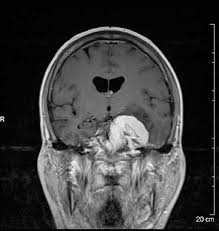
#> input picture Image Tampering/temp_deep_image.jpg, 219 x 231 px
$ python quality_based_detector.py temp_deep_image.jpg   (older library calls are emulated)
#> lines starting #> are read from the running program, lines starting #| are printed output that depends on the picture
import cv2
import numpy as np
import os
from PIL import Image, ImageFilter
import json
from sklearn.preprocessing import StandardScaler
import warnings
warnings.filterwarnings('ignore')

class QualityBasedTamperingDetector:
    def __init__(self):
        self.results = {}

    def load_image(self, image_path):
        """Load image using multiple methods for robustness"""
        try:
            # Try with OpenCV
            img_cv = cv2.imread(image_path)
            if img_cv is not None:
                img_cv = cv2.cvtColor(img_cv, cv2.COLOR_BGR2RGB)

            # Try with PIL
            img_pil = Image.open(image_path)
            img_pil_array = np.array(img_pil.convert('RGB'))

            return img_cv if img_cv is not None else img_pil_array
        except Exception as e:
            print(f"Error loading image: {e}")
            return None

    def calculate_blur_metric(self, image):
        """Calculate blur level using Laplacian variance"""
        if len(image.shape) == 3:
            gray = cv2.cvtColor(image, cv2.COLOR_RGB2GRAY)
        else:
            gray = image.copy()

        # Calculate Laplacian variance (measure of blur)
        laplacian_var = cv2.Laplacian(gray, cv2.CV_64F).var()

        # Normalize blur score (higher = less blur, lower = more blur)
        blur_score = min(laplacian_var / 500.0, 1.0)  # Normalize to 0-1

        return blur_score, laplacian_var

    def calculate_sharpness_metric(self, image):
        """Calculate image sharpness using gradient magnitude"""
        if len(image.shape) == 3:
            gray = cv2.cvtColor(image, cv2.COLOR_RGB2GRAY)
        else:
            gray = image.copy()

        # Calculate gradients
        grad_x = cv2.Sobel(gray, cv2.CV_64F, 1, 0, ksize=3)
        grad_y = cv2.Sobel(gray, cv2.CV_64F, 0, 1, ksize=3)

        # Calculate gradient magnitude
        gradient_magnitude = np.sqrt(grad_x**2 + grad_y**2)
        sharpness = np.mean(gradient_magnitude)

        # Normalize sharpness score
        sharpness_score = min(sharpness / 50.0, 1.0)  # Normalize to 0-1

        return sharpness_score, sharpness

    def calculate_noise_level(self, image):
        """Calculate noise level in the image"""
        if len(image.shape) == 3:
            gray = cv2.cvtColor(image, cv2.COLOR_RGB2GRAY)
        else:
            gray = image.copy()

        # Apply noise extraction filter
        kernel = np.array([[-1, -1, -1], [-1, 8, -1], [-1, -1, -1]])
        noise = cv2.filter2D(gray, -1, kernel)

        # Calculate noise level
        noise_level = np.std(noise)

        # Normalize noise score (higher noise = more likely tampered)
        noise_score = min(noise_level / 30.0, 1.0)

        return noise_score, noise_level

    def calculate_compression_quality(self, image):
        """Estimate JPEG compression quality"""
        if len(image.shape) == 3:
            gray = cv2.cvtColor(image, cv2.COLOR_RGB2GRAY)
        else:
            gray = image.copy()

        # Analyze 8x8 DCT blocks for compression artifacts
        h, w = gray.shape
        block_variances = []

        for i in range(0, h - 8, 8):
            for j in range(0, w - 8, 8):
                block = gray[i:i+8, j:j+8].astype(np.float32)
                dct_block = cv2.dct(block)

                # Calculate high-frequency energy (compression artifacts)
                high_freq_energy = np.sum(np.abs(dct_block[4:, 4:]))
                block_variances.append(high_freq_energy)

        if block_variances:
            compression_artifacts = np.std(block_variances)
            # Normalize compression score (higher artifacts = lower quality)
            compression_score = max(0, 1 - (compression_artifacts / 100.0))
        else:
            compression_score = 0.5

        return compression_score, compression_artifacts if block_variances else 0

    def calculate_resolution_quality(self, image):
        """Calculate resolution-based quality metrics"""
        height, width = image.shape[:2]
        total_pixels = height * width

        # Define quality thresholds
        if total_pixels >= 2073600:  # 1920x1080 or higher
            resolution_score = 1.0
            resolution_category = "High Resolution (HD+)"
        elif total_pixels >= 921600:  # 1280x720
            resolution_score = 0.8
            resolution_category = "Medium Resolution (HD)"
        elif total_pixels >= 307200:  # 640x480
            resolution_score = 0.6
            resolution_category = "Standard Resolution"
        else:
            resolution_score = 0.3
            resolution_category = "Low Resolution"

        return resolution_score, resolution_category, (width, height)

    def calculate_color_quality(self, image):
        """Calculate color distribution quality"""
        if len(image.shape) != 3:
            return 0.5, "Grayscale"

        # Calculate color variance across channels
        color_vars = []
        for channel in range(3):
            var = np.var(image[:, :, channel])
            color_vars.append(var)

        # Good color distribution should have reasonable variance
        avg_color_var = np.mean(color_vars)
        color_score = min(avg_color_var / 2000.0, 1.0)

        # Check for color consistency
        color_consistency = 1.0 - (np.std(color_vars) / max(np.mean(color_vars), 1))

        return color_score, color_consistency

    def analyze_image_quality(self, image_path):
        """Main analysis function focusing on image quality"""
        print(f"Analyzing image quality: {image_path}")

        image = self.load_image(image_path)
        if image is None:
            return {"error": "Could not load image"}

        # Calculate various quality metrics
        blur_score, blur_value = self.calculate_blur_metric(image)
        sharpness_score, sharpness_value = self.calculate_sharpness_metric(image)
        noise_score, noise_value = self.calculate_noise_level(image)
        compression_score, compression_artifacts = self.calculate_compression_quality(image)
        resolution_score, resolution_category, dimensions = self.calculate_resolution_quality(image)
        color_score, color_consistency = self.calculate_color_quality(image)

        # Calculate overall quality score
        quality_weights = {
            'blur': 0.25,
            'sharpness': 0.25,
            'noise': 0.15,
            'compression': 0.15,
            'resolution': 0.10,
            'color': 0.10
        }

        overall_quality = (
            blur_score * quality_weights['blur'] +
            sharpness_score * quality_weights['sharpness'] +
            (1 - noise_score) * quality_weights['noise'] +  # Lower noise = higher quality
            compression_score * quality_weights['compression'] +
            resolution_score * quality_weights['resolution'] +
            color_score * quality_weights['color']
        )

        # Determine tampering likelihood based on quality
        # High quality images are less likely to be tampered
        # Low quality images might indicate tampering or poor source

        if overall_quality >= 0.8:
            tampering_probability = max(0.05, 0.3 - overall_quality)  # Very low chance
            tampering_verdict = "Not Tampered (High Quality)"
            risk_level = "Very Low"
            confidence = 0.95
        elif overall_quality >= 0.6:
            tampering_probability = 0.3
            tampering_verdict = "Likely Not Tampered (Good Quality)"
            risk_level = "Low"
            confidence = 0.80
        elif overall_quality >= 0.4:
            tampering_probability = 0.5
            tampering_verdict = "Uncertain (Medium Quality)"
            risk_level = "Medium"
            confidence = 0.60
        elif overall_quality >= 0.2:
            tampering_probability = 0.7
            tampering_verdict = "Possibly Tampered (Poor Quality)"
            risk_level = "High"
            confidence = 0.75
        else:
            tampering_probability = 0.9
            tampering_verdict = "Likely Tampered (Very Poor Quality)"
            risk_level = "Very High"
            confidence = 0.85

        # Special case for very blurry images
        if blur_score < 0.2:
            tampering_probability = max(tampering_probability, 0.8)
            tampering_verdict = "Likely Tampered (Excessive Blur)"
            risk_level = "Very High"

        results = {
            "image_path": image_path,
            "image_dimensions": dimensions,
            "quality_metrics": {
                "overall_quality_score": round(overall_quality, 3),
                "blur_score": round(blur_score, 3),
                "blur_value": round(blur_value, 2),
                "sharpness_score": round(sharpness_score, 3),
                "sharpness_value": round(sharpness_value, 2),
                "noise_score": round(noise_score, 3),
                "noise_value": round(noise_value, 2),
                "compression_score": round(compression_score, 3),
                "compression_artifacts": round(compression_artifacts, 2),
                "resolution_score": round(resolution_score, 3),
                "resolution_category": resolution_category,
                "color_score": round(color_score, 3),
                "color_consistency": round(color_consistency, 3)
            },
            "tampering_assessment": {
                "verdict": tampering_verdict,
                "tampering_probability": round(tampering_probability, 3),
                "confidence": round(confidence, 3),
                "risk_level": risk_level
            },
            "quality_analysis": {
                "is_blurry": blur_score < 0.3,
                "is_noisy": noise_score > 0.6,
                "is_low_resolution": resolution_score < 0.5,
                "has_compression_artifacts": compression_score < 0.4,
                "overall_assessment": self.get_quality_assessment(overall_quality)
            }
        }

        return results

    def get_quality_assessment(self, quality_score):
        """Get human-readable quality assessment"""
        if quality_score >= 0.8:
            return "Excellent - High quality image with minimal artifacts"
        elif quality_score >= 0.6:
            return "Good - Acceptable quality with minor issues"
        elif quality_score >= 0.4:
            return "Fair - Moderate quality with noticeable issues"
        elif quality_score >= 0.2:
            return "Poor - Low quality with significant artifacts"
        else:
            return "Very Poor - Extremely low quality, likely corrupted or heavily processed"

    def print_detailed_results(self, results):
        """Print formatted results"""
        if "error" in results:
            print(f"Error: {results['error']}")
            return

        print(f"\n{'='*60}")
        print(f"IMAGE QUALITY-BASED TAMPERING ANALYSIS")
        print(f"{'='*60}")
        print(f"Image: {os.path.basename(results['image_path'])}")
        print(f"Dimensions: {results['image_dimensions'][0]}x{results['image_dimensions'][1]}")

        print(f"\n🎯 FINAL ASSESSMENT:")
        print(f"   Verdict: {results['tampering_assessment']['verdict']}")
        print(f"   Tampering Probability: {results['tampering_assessment']['tampering_probability']:.1%}")
        print(f"   Confidence: {results['tampering_assessment']['confidence']:.1%}")
        print(f"   Risk Level: {results['tampering_assessment']['risk_level']}")

        print(f"\n📊 QUALITY METRICS:")
        metrics = results['quality_metrics']
        print(f"   Overall Quality Score: {metrics['overall_quality_score']:.3f}/1.000")
        print(f"   Blur Score: {metrics['blur_score']:.3f} (Blur Value: {metrics['blur_value']:.1f})")
        print(f"   Sharpness Score: {metrics['sharpness_score']:.3f} (Sharpness: {metrics['sharpness_value']:.1f})")
        print(f"   Noise Score: {metrics['noise_score']:.3f} (Noise Level: {metrics['noise_value']:.1f})")
        print(f"   Compression Score: {metrics['compression_score']:.3f}")
        print(f"   Resolution: {metrics['resolution_category']}")
        print(f"   Color Quality: {metrics['color_score']:.3f}")

        print(f"\n🔍 QUALITY ANALYSIS:")
        analysis = results['quality_analysis']
        print(f"   Overall Assessment: {analysis['overall_assessment']}")
        print(f"   Is Blurry: {'Yes' if analysis['is_blurry'] else 'No'}")
        print(f"   Is Noisy: {'Yes' if analysis['is_noisy'] else 'No'}")
        print(f"   Is Low Resolution: {'Yes' if analysis['is_low_resolution'] else 'No'}")
        print(f"   Has Compression Artifacts: {'Yes' if analysis['has_compression_artifacts'] else 'No'}")

        print(f"\n💡 RECOMMENDATIONS:")
        if results['tampering_assessment']['tampering_probability'] > 0.7:
            print(f"   ⚠️  HIGH RISK: This image shows significant quality issues!")
            print(f"   → Image may be tampered, corrupted, or from unreliable source")
            print(f"   → Verify authenticity before use")
            print(f"   → Consider finding higher quality version")
        elif results['tampering_assessment']['tampering_probability'] > 0.4:
            print(f"   ⚡ MEDIUM RISK: Image quality is questionable")
            print(f"   → Use with caution for important purposes")
            print(f"   → Consider source reliability")
        else:
            print(f"   ✅ LOW RISK: Image appears to be of good quality")
            print(f"   → Likely authentic based on quality metrics")
            print(f"   → Safe to use for most purposes")

def main():
    import sys
    import argparse

    parser = argparse.ArgumentParser(description='Quality-based image tampering detection')
    parser.add_argument('image_path', nargs='?', help='Path to the image file to analyze')
    parser.add_argument('--output', '-o', help='Output file to save results (JSON format)')

    args = parser.parse_args()

    detector = QualityBasedTamperingDetector()

    if args.image_path:
        # Analyze specific image
        if not os.path.exists(args.image_path):
            print(f"Error: Image file '{args.image_path}' not found!")
            sys.exit(1)

        results = detector.analyze_image_quality(args.image_path)
#> in load_image, img_cv is the input picture: shape (231, 219, 3); min 0, max 255, mean 60
#> in calculate_blur_metric, `laplacian_var = cv2.Laplacian(gray, cv2.CV_64F).var()`: laplacian_var = 1744.7
#> in calculate_blur_metric, `blur_score = min(laplacian_var / 500.0, 1.0)`: blur_score = 1
#> in analyze_image_quality, `blur_score, blur_value = self.calculate_blur_metric(image)`: blur_value = 1744.7
#> in calculate_sharpness_metric, `grad_x = cv2.Sobel(gray, cv2.CV_64F, 1, 0, ksize=3)`:
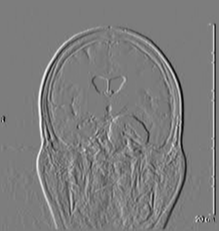
#> grad_x: shape (231, 219) float64; min -854, max 887, mean -0.1; drawn with min black and max white
#> in calculate_sharpness_metric, `grad_y = cv2.Sobel(gray, cv2.CV_64F, 0, 1, ksize=3)`:
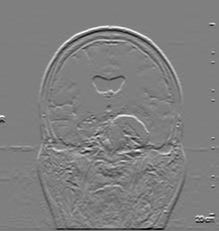
#> grad_y: shape (231, 219) float64; min -786, max 786, mean 0.2; drawn with min black and max white
#> in calculate_sharpness_metric, `gradient_magnitude = np.sqrt(grad_x**2 + grad_y**2)`:
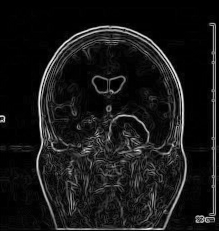
#> gradient_magnitude: shape (231, 219) float64; min 0, max 887.7, mean 82.8; drawn with min black and max white
#> in calculate_sharpness_metric, `sharpness = np.mean(gradient_magnitude)`: sharpness = 82.78
#> in calculate_sharpness_metric, `sharpness_score = min(sharpness / 50.0, 1.0)`: sharpness_score = 1
#> in analyze_image_quality, `sharpness_score, sharpness_value = self.calculate_sharpness_metric(ima..`: sharpness_value = 82.78
#> in calculate_noise_level, `noise = cv2.filter2D(gray, -1, kernel)`:
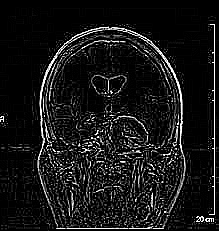
#> noise: shape (231, 219); min 0, max 255, mean 23.5
#> in calculate_noise_level, `noise_level = np.std(noise)`: noise_level = 53.36
#> in calculate_noise_level, `noise_score = min(noise_level / 30.0, 1.0)`: noise_score = 1
#> in analyze_image_quality, `noise_score, noise_value = self.calculate_noise_level(image)`: noise_value = 53.36
#> after the loop in calculate_compression_quality, `for i in range(0, h - 8, 8):`: block_variances = 756 values, max 641.9 at index 753, min 0 at index 0, mean 13.69
#> in calculate_compression_quality, `compression_artifacts = np.std(block_variances)`: compression_artifacts = 39.78
#> in calculate_compression_quality, `compression_score = max(0, 1 - (compression_artifacts / 100.0))`: compression_score = 0.602
#> in analyze_image_quality, `compression_score, compression_artifacts = self.calculate_compression_..`: compression_artifacts = 39.78
#> in analyze_image_quality, `resolution_score, resolution_category, dimensions = self.calculate_res..`: resolution_score = 0.3; resolution_category = 'Low Resolution'; dimensions = (219, 231)
#> after the loop in calculate_color_quality, `for channel in range(3):`: color_vars = [3863.2, 3863.2, 3863.2]
#> in calculate_color_quality, `avg_color_var = np.mean(color_vars)`: avg_color_var = 3863.2
#> in calculate_color_quality, `color_score = min(avg_color_var / 2000.0, 1.0)`: color_score = 1
#> in analyze_image_quality, `overall_quality = ( blur_score * quality_weights['blur'] + sharpness_s..`: overall_quality = 0.72
#> results = 5 items
        detector.print_detailed_results(results)
#| Image: temp_deep_image.jpg
#| Dimensions: 219x231
#|    Verdict: Likely Not Tampered (Good Quality)
#|    Tampering Probability: 30.0%
#|    Confidence: 80.0%
#|    Risk Level: Low
#> in print_detailed_results, `metrics = results['quality_metrics']`: metrics = 13 items
#|    Overall Quality Score: 0.720/1.000
#|    Blur Score: 1.000 (Blur Value: 1744.7)
#|    Sharpness Score: 1.000 (Sharpness: 82.8)
#|    Noise Score: 1.000 (Noise Level: 53.4)
#|    Compression Score: 0.602
#|    Resolution: Low Resolution
#|    Color Quality: 1.000
#> in print_detailed_results, `analysis = results['quality_analysis']`: analysis = 5 items
#|    Overall Assessment: Good - Acceptable quality with minor issues
#|    Is Blurry: No
#|    Is Noisy: Yes
#|    Is Low Resolution: Yes
#|    Has Compression Artifacts: No

        if args.output:
            with open(args.output, 'w') as f:
                json.dump(results, f, indent=2)
            print(f"\nResults saved to: {args.output}")

    else:
        # Test with sample images if available
        print("Quality-Based Tampering Detection System")
        print("=" * 50)
        print("Usage: python quality_based_detector.py <image_path>")
        print("\nExample:")
        print("python quality_based_detector.py my_image.jpg")
        print("python quality_based_detector.py my_image.jpg --output analysis.json")

if __name__ == "__main__":
    main()

$ run again, on Image Tampering/temp_image2.jpg
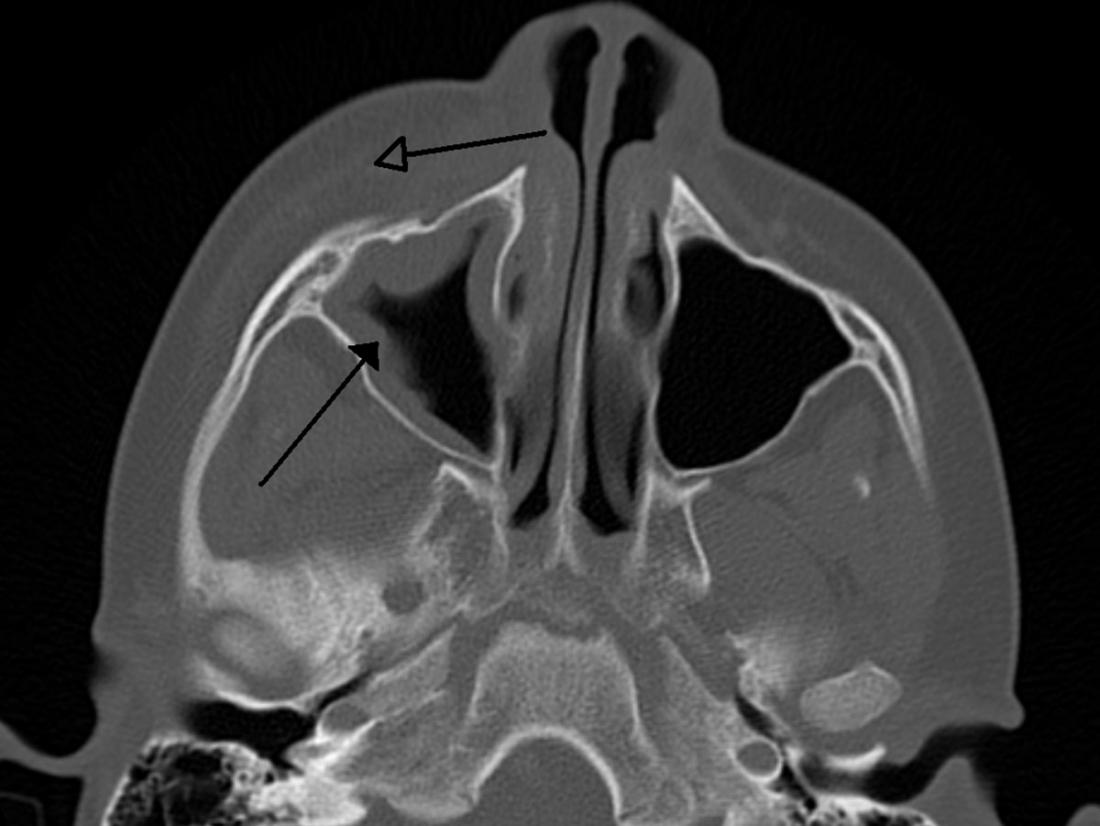
#> input picture Image Tampering/temp_image2.jpg, 1100 x 826 px
#> in load_image, img_cv is the input picture: shape (826, 1100, 3); min 0, max 255, mean 56.7
#> laplacian_var = 17.37
#> in calculate_blur_metric, `blur_score = min(laplacian_var / 500.0, 1.0)`: blur_score = 0.0347
#> in analyze_image_quality, `blur_score, blur_value = self.calculate_blur_metric(image)`: blur_value = 17.37
#> in calculate_sharpness_metric, `grad_y = cv2.Sobel(gray, cv2.CV_64F, 0, 1, ksize=3)`:
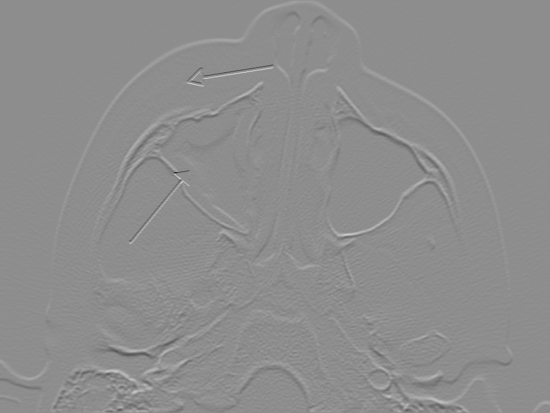
#> grad_y: shape (826, 1100) float64 (shown at 1/2 size); min -707, max 565, mean 0.8; drawn with min black and max white
#> sharpness = 23.12
#> in calculate_sharpness_metric, `sharpness_score = min(sharpness / 50.0, 1.0)`: sharpness_score = 0.462
#> in analyze_image_quality, `sharpness_score, sharpness_value = self.calculate_sharpness_metric(ima..`: sharpness_value = 23.12
#> in calculate_noise_level, `noise = cv2.filter2D(gray, -1, kernel)`:
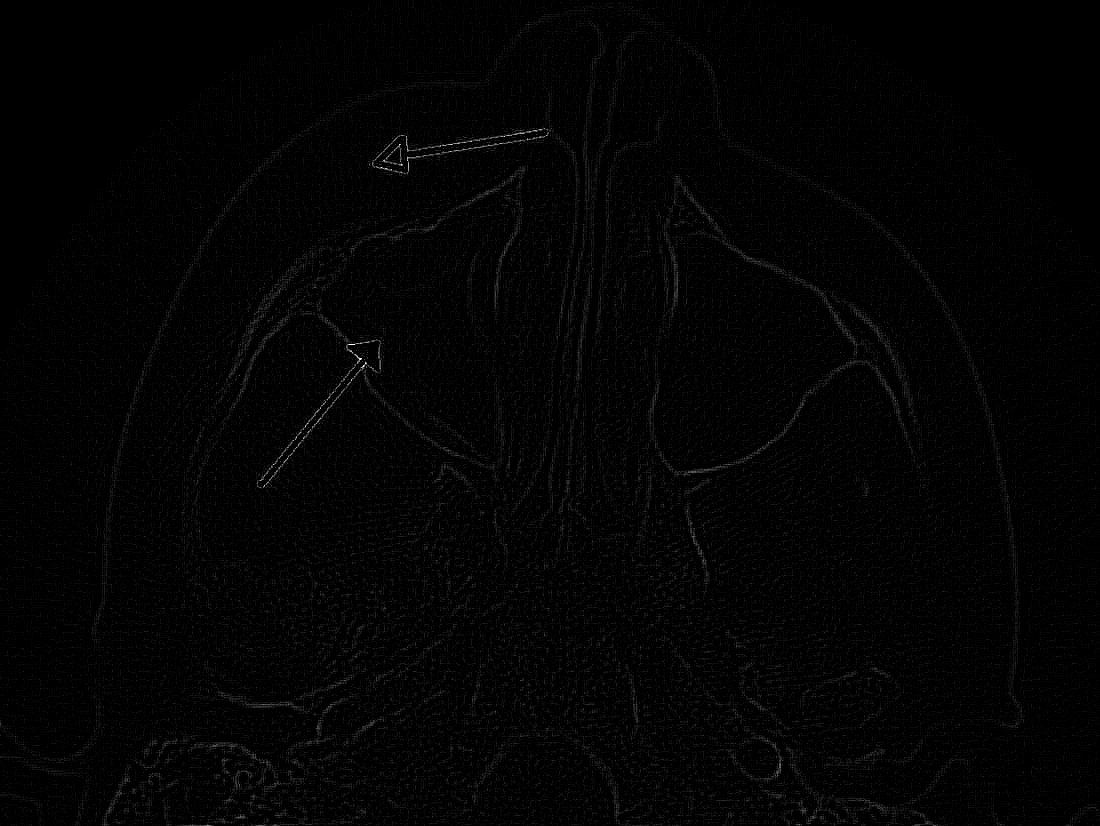
#> noise: shape (826, 1100); min 0, max 255, mean 3.2
#> noise_level = 7.34
#> in calculate_noise_level, `noise_score = min(noise_level / 30.0, 1.0)`: noise_score = 0.245
#> in analyze_image_quality, `noise_score, noise_value = self.calculate_noise_level(image)`: noise_value = 7.34
#> after the loop in calculate_compression_quality, `for i in range(0, h - 8, 8):`: block_variances = 14111 values, max 50.09 at index 7299, min 0 at index 0, mean 2.91
#> in calculate_compression_quality, `compression_artifacts = np.std(block_variances)`: compression_artifacts = 1.98
#> in calculate_compression_quality, `compression_score = max(0, 1 - (compression_artifacts / 100.0))`: compression_score = 0.98
#> in analyze_image_quality, `compression_score, compression_artifacts = self.calculate_compression_..`: compression_artifacts = 1.98
#> resolution_score = 0.6; resolution_category = 'Standard Resolution'; dimensions = (1100, 826)
#> after the loop in calculate_color_quality, `for channel in range(3):`: color_vars = [2532.5, 2532.5, 2532.5]
#> avg_color_var = 2532.5
#> in calculate_color_quality, `color_score = min(avg_color_var / 2000.0, 1.0)`: color_score = 1
#> overall_quality = 0.545
#> results = 5 items
#| Image: temp_image2.jpg
#| Dimensions: 1100x826
#|    Verdict: Likely Tampered (Excessive Blur)
#|    Tampering Probability: 80.0%
#|    Confidence: 60.0%
#|    Risk Level: Very High
#> metrics = 13 items
#|    Overall Quality Score: 0.545/1.000
#|    Blur Score: 0.035 (Blur Value: 17.4)
#|    Sharpness Score: 0.462 (Sharpness: 23.1)
#|    Noise Score: 0.245 (Noise Level: 7.3)
#|    Compression Score: 0.980
#|    Resolution: Standard Resolution
#|    Color Quality: 1.000
#> analysis = 5 items
#|    Overall Assessment: Fair - Moderate quality with noticeable issues
#|    Is Blurry: Yes
#|    Is Noisy: No
#|    Is Low Resolution: No
#|    Has Compression Artifacts: No
